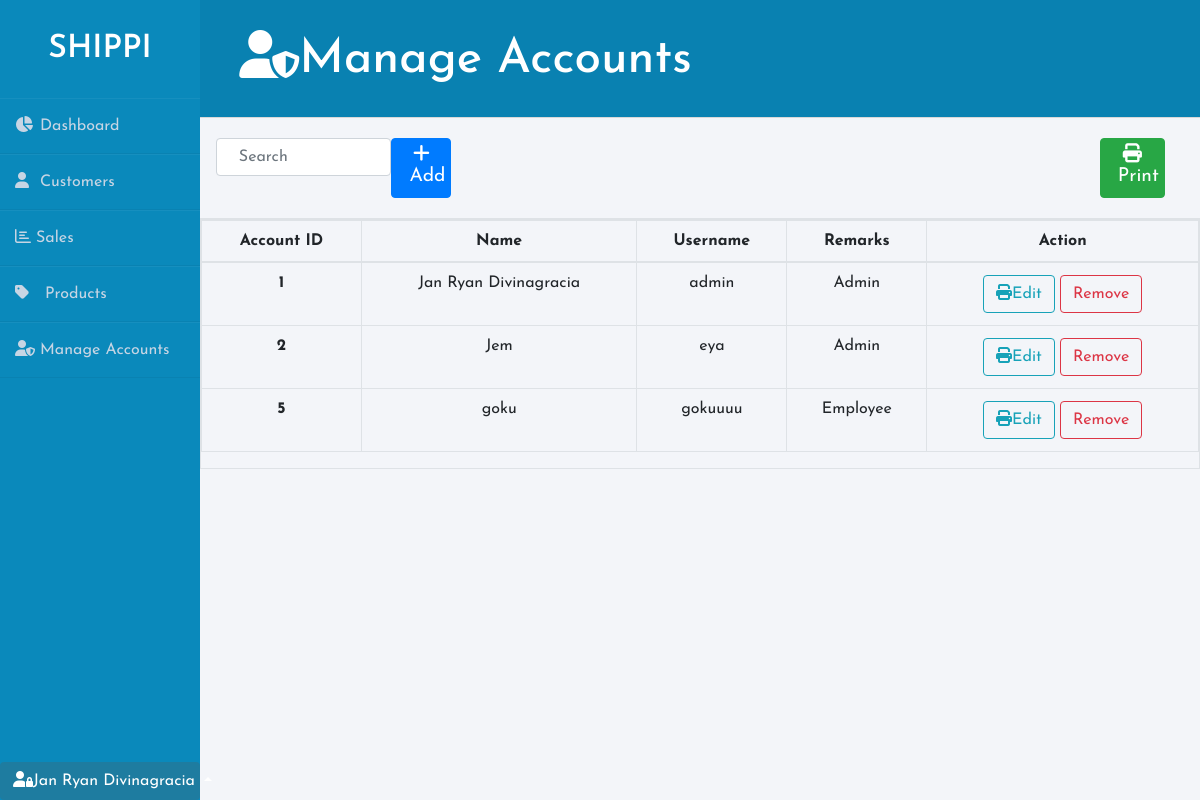
The page /modules/accounts.php (signed in) on the database its author committed.
### tables this page shows
CREATE TABLE `account` (
  `accountID` int(11) NOT NULL,
  `name` text NOT NULL,
  `username` varchar(20) NOT NULL,
  `password` varchar(20) NOT NULL,
  `remarks` text NOT NULL
);

### classes/Connection.php (called while the page is built)
<?php
class Connect{
	public function connect(){
		$link = new PDO("mysql:host=localhost:3306;dbname=projectfinal", "root", "");
		$link -> exec("set names utf8");
		return $link;
	}
}
?>

### classes/Elements.php (called while the page is built, shortened)
<?php
require_once "Connection.php";
class Accounts extends CRUDElements{
    public function displayData(){
		$stmt = (new Connect)->connect()->prepare("SELECT * FROM account");
		$stmt->execute();
		return $stmt->fetchAll();
	}
}
?>

### modules/accounts.php (the view, shortened to what this page needs)
<?php
require_once "../classes/Elements.php";
?>
<link rel="stylesheet" href="https://maxcdn.bootstrapcdn.com/bootstrap/4.5.2/css/bootstrap.min.css">
<div class="wrapper">
    <div class="sidebar">
        <h2>Shippi</h2>
        <ul>
            <li><a href="dashboard.php"><i class="fas fa-chart-pie"></i>Dashboard</a></li>
            <li><a href="customers.php"><i class="fas fa-user"></i>Customers</a></li>
            <li><a href="sales.php"><i class="far fa-chart-bar"></i>  Sales</a></li>
            <li><a href="products.php"><i class="fas fa-tag"></i> Products</a></li>
            <li id="manageAccount"><a href="accounts.php"><i class="fas fa-user-shield"></i>Manage Accounts</a></li>
        </ul>
        <div class="dropup accountdrop">
            <button class="btn  dropdown-toggle account" type="button" data-toggle="dropdown" id=""><i class="fas fa-user-lock"></i><?php echo $_SESSION['admin'];?>
            <span class="caret"></span></button>
        </div>
    </div>
    <div class="main_content">
        <div class="header"><h2><i class="fas fa-user-shield"></i>Manage Accounts </h2></div>
        <div class="para sa search kag print kag add">
            <div class="modal-header modheader">
                    <input type="text" class="form-control" id="search_key" name="search_key" placeholder="&#xf002; Search" autocomplete="nope" onkeyup="peekSearchAccount()" style="max-width:300px" >
                    <button type="button" id="addAccount" class="btn btn-primary headerbtn btnadd" data-toggle="modal" data-target="#Modal"><i class="fas fa-plus"></i>&nbsp;&nbsp;Add</button>
                    <button class="btn btn-success headerbtn btnprint" id="printAccount"><i class="fas fa-print" ></i>&nbsp;&nbsp;Print</button>
            </div>
        </div>
        <div class="table-responsive table-bordered">
            <table class="table table-hover search-table" tabindex='0' id="accountList">
                <thead class=text-center>
                    <tr>
                        <th scope="col">Account ID</th>
                        <th scope="col">Name</th>
                        <th scope="col">Username</th>
                        <th scope="col">Remarks</th>
                        <th scope="col">Action</th>
                    </tr>
                </thead>
                <tbody class=text-center>
                    <?php
                        $accounts = (new Accounts)->displayData();
                        foreach ($accounts as $key => $value){
                            echo "<tr id=\"accountID\" accountID=".$value["accountID"].">
                                    <th scope=\"row\">".$value["accountID"]."</th>
                                    <td>".$value["name"]."</td>
                                    <td>".$value["username"]."</td>
                                    <td>".$value["remarks"]."</td>
                                    <td><button id=\"edit\" class=\"btn btn-outline-info edit\" data-toggle=\"modal\" data-target=\"#Modal\"><i class=\"fas fa-print\"></i>Edit</button>
                                    <a href=\"../classes/Elements.php?accountID=".$value["accountID"]."\"> <button class=\"btn btn-outline-danger\">Remove</button></a></td>
                                </tr>";
                        }
                    ?>
                </tbody>
            </table>
        </div>
    </div>
</div>
<link rel="stylesheet" href="../assets/css/sidebar.css">

### assets/css/sidebar.css (style rules this page uses)
* { margin: 0; padding: 0; box-sizing: border-box; list-style: none; text-decoration: none; font-family: 'Josefin Sans', sans-serif; }
.wrapper { display: flex; position: relative; }
.wrapper .sidebar { width: 200px; height: 100%; background: rgb(10, 137, 187); padding: 30px 0px; position: fixed; }
.wrapper .sidebar h2 { color: #fff; text-transform: uppercase; text-align: center; margin-bottom: 30px; font-weight: 600; }
.wrapper .sidebar ul li { padding: 15px; border-bottom: 1px solid #bdb8d7; border-bottom: 1px solid rgba(0,0,0,0.05); border-top: 1px solid rgba(255,255,255,0.05); }
.wrapper .sidebar ul li a { color: #c7d5e4; display: block; }
.wrapper .sidebar ul li a .fas { width: 25px; }
.wrapper .main_content { width: 100%; margin-left: 200px; }
.wrapper .main_content .header { padding: 20px; background: rgb(9, 129, 177); color: #ffffff; border-bottom: 1px solid #d8d8d8; }
.wrapper .main_content .header h2 { padding-left: 2%; padding-top: 1%; font-size: 3em; }
.account { color: #fff; background-color: #1e7ca0; width: 200px; }
.accountdrop { width: 200px; position: absolute; bottom: 0px; }
.modheader { padding-top: 2%; padding-bottom: 2%; }
.headerbtn { font-size: 1.2em; padding: .5%; }
.btnprint { margin-right: 2%; }
.btnadd { margin-right: 67%; }

### rows shown on the page
account: accountID "1", name "Jan Ryan Divinagracia", username "admin", remarks "Admin"
account: accountID "2", name "Jem", username "eya", remarks "Admin"
account: accountID "5", name "goku", username "gokuuuu", remarks "Employee"

### other values the page prints
$_SESSION['admin'] "Jan Ryan Divinagracia"
